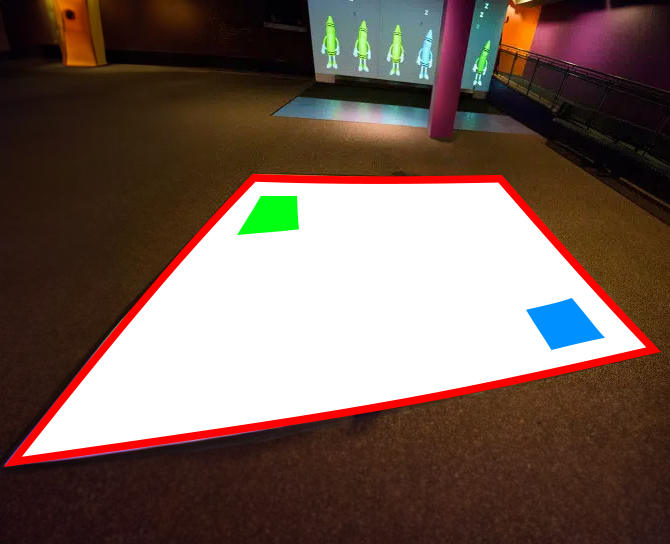
#> input picture PythonProject_save_the_turtles/Tests/scene_detection_and_calibration/floor4.png, 670 x 544 px
$ python test9.py
#> lines starting #> are read from the running program, lines starting #| are printed output that depends on the picture; after the words box and inside, x2 and y2 are one past the last pixel; in counts of white or black regions, pixels touching at a corner belong together
import cv2
import numpy as np

def order_points(pts):
    rect = np.zeros((4, 2), dtype="float32")

    s = pts.sum(axis=1)
    rect[0] = pts[np.argmin(s)]
    rect[2] = pts[np.argmax(s)]

    diff = np.diff(pts, axis=1)
    rect[1] = pts[np.argmin(diff)]
    rect[3] = pts[np.argmax(diff)]

    return rect

def four_point_transform(image, pts):
    rect = order_points(pts)
    (tl, tr, br, bl) = rect

    widthA = np.sqrt(((br[0] - bl[0]) ** 2) + ((br[1] - bl[1]) ** 2))
    widthB = np.sqrt(((tr[0] - tl[0]) ** 2) + ((tr[1] - tl[1]) ** 2))
    maxWidth = max(int(widthA), int(widthB))

    heightA = np.sqrt(((tr[0] - br[0]) ** 2) + ((tr[1] - br[1]) ** 2))
    heightB = np.sqrt(((tl[0] - bl[0]) ** 2) + ((tl[1] - bl[1]) ** 2))
    maxHeight = max(int(heightA), int(heightB))

    dst = np.array([
        [0, 0],
        [maxWidth - 1, 0],
        [maxWidth - 1, maxHeight - 1],
        [0, maxHeight - 1]], dtype="float32")

    M = cv2.getPerspectiveTransform(rect, dst)
    warped = cv2.warpPerspective(image, M, (maxWidth, maxHeight))

    return warped

def detect_color(image, lower, upper):
    mask = cv2.inRange(image, lower, upper)
    kernel = np.ones((5,5), np.uint8)
    mask_closed = cv2.morphologyEx(mask, cv2.MORPH_CLOSE, kernel)
    contours, _ = cv2.findContours(mask_closed, cv2.RETR_EXTERNAL, cv2.CHAIN_APPROX_SIMPLE)
    if contours:
        biggest_contour = max(contours, key=cv2.contourArea)
        M = cv2.moments(biggest_contour)
        if M["m00"] != 0:
            cX = int(M["m10"] / M["m00"])
            cY = int(M["m01"] / M["m00"])
        else:
            cX, cY = 0, 0
        return (cX, cY)
    else:
        return None

def order_points_with_color_squares(points, green_square, blue_square):
    # Ajoutez ici votre logique pour réorganiser "points" en fonction de la position de "green_square" et "blue_square"
    # Assurez-vous que les points sont dans l'ordre: haut-gauche, haut-droite, bas-droite, bas-gauche
    # Ceci est juste un exemple et doit être ajusté en fonction de la position exacte de vos carrés de couleur
    ordered_points = np.zeros((4, 2), dtype="float32")
    s = points.sum(axis=1)
    diff = np.diff(points, axis=1)

    ordered_points[0] = points[np.argmin(s)]  # Haut-gauche
    ordered_points[2] = points[np.argmax(s)]  # Bas-droite

    ordered_points[1] = points[np.argmin(diff)]  # Haut-droite
    ordered_points[3] = points[np.argmax(diff)]  # Bas-gauche

    # Remplacer le point haut-gauche par le carré vert et le point bas-droite par le carré bleu
    ordered_points[0] = green_square
    ordered_points[2] = blue_square

    return ordered_points

def auto_detect_edges(image_path):
#> called with image_path = 'floor4.png'
    image = cv2.imread(image_path)
#> image is the input picture: shape (544, 670, 3); mean B, G, R 86, 95.2, 116.3
    orig = image.copy()
    hsv = cv2.cvtColor(image, cv2.COLOR_BGR2HSV)
#> hsv: shape (544, 670, 3); mean H, S, V 28.9, 127.1, 121

    # Plages de couleurs pour le rouge, le vert et le bleu
    lower_red = np.array([0, 120, 70])
    upper_red = np.array([10, 255, 255])
    lower_green = np.array([40, 40, 70])  # À ajuster
    upper_green = np.array([80, 255, 255])  # À ajuster
    lower_blue = np.array([100, 150, 0])  # À ajuster
    upper_blue = np.array([140, 255, 255])  # À ajuster

    # Détection des carrés de couleur
    green_square = detect_color(hsv, lower_green, upper_green)
#> in detect_color, `mask = cv2.inRange(image, lower, upper)`:
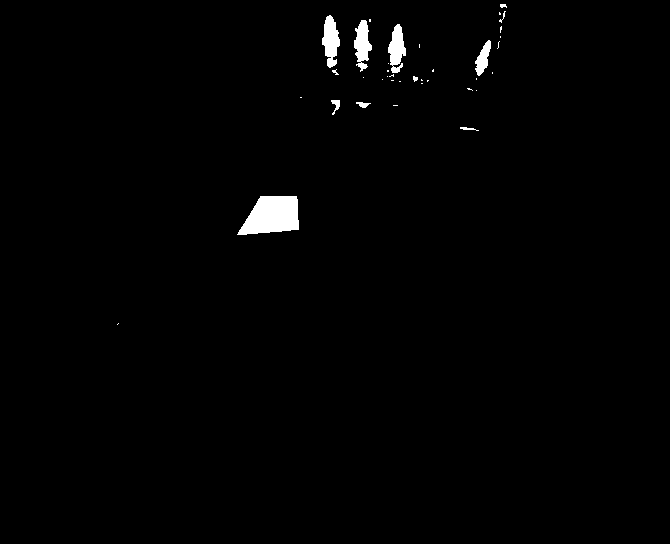
#> mask: shape (544, 670); 1.1% white; 37 white regions (26 under 20 px), largest, box (x1, y1, x2, y2) and area: (237, 196, 299, 235) 1784, (322, 15, 340, 68) 606, (354, 20, 372, 72) 555
#> in detect_color, `mask_closed = cv2.morphologyEx(mask, cv2.MORPH_CLOSE, kernel)`:
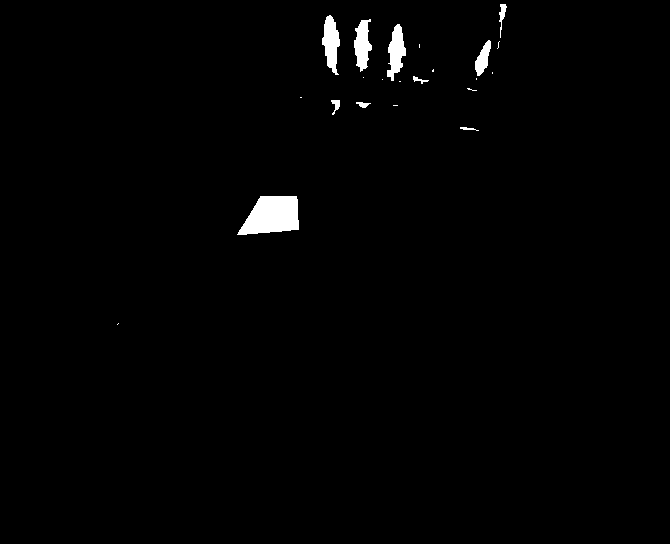
#> mask_closed: shape (544, 670); 1.2% white; 22 white regions (12 under 20 px)
#> in detect_color, `contours, _ = cv2.findContours(mask_closed, cv2.RETR_EXTERNAL, cv2.CHA..`: contours = 22 contours, 13 with area under 20; largest, box (x1, y1, x2, y2) and area: (237, 196, 299, 235) 1699, (322, 15, 340, 75) 600, (387, 24, 406, 81) 562, (354, 19, 372, 72) 541, (475, 40, 491, 76) 276
#> in detect_color, `biggest_contour = max(contours, key=cv2.contourArea)`: biggest_contour = contour of 47 points, box (x1, y1, x2, y2) (237, 196, 299, 235), area 1699
#> in detect_color, `M = cv2.moments(biggest_contour)`: M = moments, m00 1699, centre m10/m00, m01/m00 = (272, 215.3)
#> in detect_color, `cX = int(M["m10"] / M["m00"])`: cX = 272
#> in detect_color, `cY = int(M["m01"] / M["m00"])`: cY = 215
#> green_square = (272, 215)
    blue_square = detect_color(hsv, lower_blue, upper_blue)
#> in detect_color (call 2), `mask = cv2.inRange(image, lower, upper)`: mask: shape (544, 670); 1% white; 60 white regions (51 under 20 px), largest, box (x1, y1, x2, y2) and area: (527, 298, 604, 350) 2282, (502, 98, 554, 134) 822, (576, 0, 603, 4) 95
#> in detect_color (call 2), `mask_closed = cv2.morphologyEx(mask, cv2.MORPH_CLOSE, kernel)`:
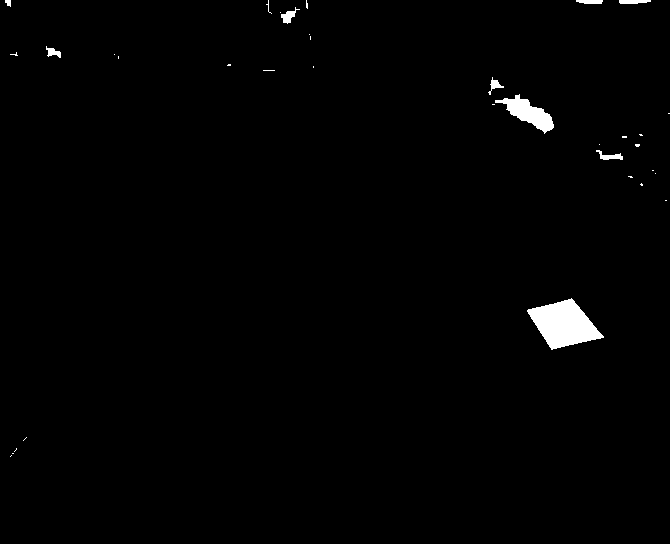
#> mask_closed: shape (544, 670); 1.1% white; 35 white regions (26 under 20 px)
#> in detect_color (call 2), `contours, _ = cv2.findContours(mask_closed, cv2.RETR_EXTERNAL, cv2.CHA..`: contours = 35 contours, 26 with area under 20; largest, box (x1, y1, x2, y2) and area: (527, 298, 604, 350) 2194, (495, 94, 554, 134) 854, (281, 7, 300, 24) 100, (596, 150, 623, 160) 90, (619, 0, 651, 4) 76
#> in detect_color (call 2), `biggest_contour = max(contours, key=cv2.contourArea)`: biggest_contour = contour of 91 points, box (x1, y1, x2, y2) (527, 298, 604, 350), area 2194
#> in detect_color (call 2), `M = cv2.moments(biggest_contour)`: M = moments, m00 2194, centre m10/m00, m01/m00 = (563.4, 323.9)
#> in detect_color (call 2), `cX = int(M["m10"] / M["m00"])`: cX = 563
#> in detect_color (call 2), `cY = int(M["m01"] / M["m00"])`: cY = 323
#> blue_square = (563, 323)

    if green_square is None or blue_square is None:
        print("Could not detect both color squares")
        return None

    # Détection des contours rouges
    mask_red = cv2.inRange(hsv, lower_red, upper_red)
#> mask_red: shape (544, 670); 5.4% white; 516 white regions (479 under 20 px), largest, box (x1, y1, x2, y2) and area: (5, 174, 661, 467) 11677, (412, 438, 620, 508) 3897, (64, 0, 97, 61) 636
    kernel = np.ones((5,5), np.uint8)
    mask_closed = cv2.morphologyEx(mask_red, cv2.MORPH_CLOSE, kernel)
#> mask_closed: shape (544, 670); 7.4% white; 139 white regions (127 under 20 px), largest, box (x1, y1, x2, y2) and area: (321, 422, 644, 517) 13199, (5, 174, 661, 467) 11712, (63, 0, 97, 61) 734
    gray = cv2.cvtColor(image, cv2.COLOR_BGR2GRAY)
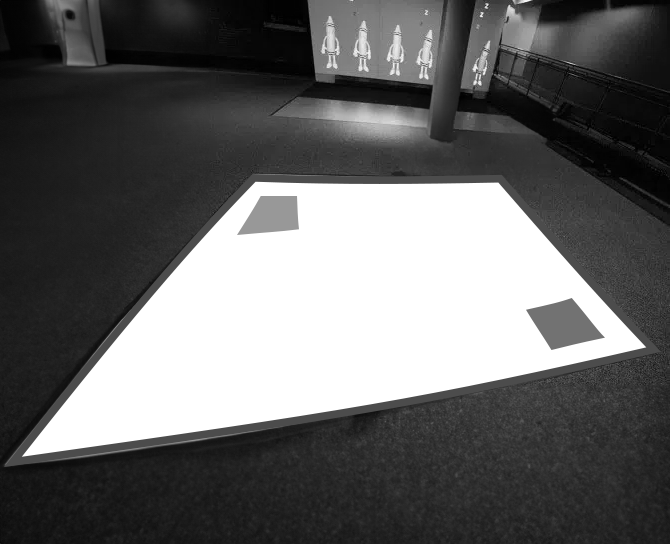
#> gray: shape (544, 670); min 0, max 255, mean 100.5
    masked_gray = cv2.bitwise_and(gray, gray, mask=mask_closed)
    blurred = cv2.GaussianBlur(masked_gray, (5, 5), 0)
    edged = cv2.Canny(blurred, 30, 150)
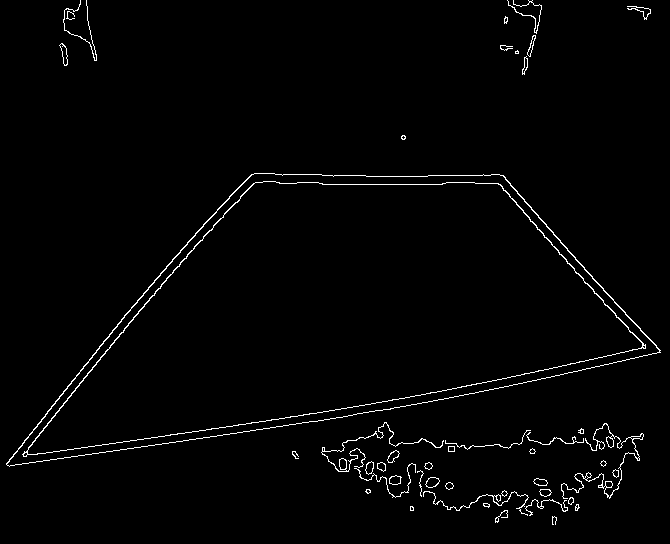
#> edged: shape (544, 670); 1.7% white in thin lines or dots

    # Recherche des contours dans l'image des bords, et ne garde que les plus grands
    contours, _ = cv2.findContours(edged.copy(), cv2.RETR_EXTERNAL, cv2.CHAIN_APPROX_SIMPLE)
#> contours = 43 contours, 19 with area under 20; largest, box (x1, y1, x2, y2) and area: (6, 173, 661, 467) 108748, (561, 423, 644, 499) 232, (321, 422, 444, 472) 138, (425, 477, 440, 488) 102, (59, 43, 68, 66) 90
    contours = sorted(contours, key=cv2.contourArea, reverse=True)[:10]
#> contours = 10 contours; largest, box (x1, y1, x2, y2) and area: (6, 173, 661, 467) 108748, (561, 423, 644, 499) 232, (321, 422, 444, 472) 138, (425, 477, 440, 488) 102, (59, 43, 68, 66) 90
    screenCnt = None

    # Boucle sur les contours
    for contour in contours:
        # Approximation du contour
        peri = cv2.arcLength(contour, True)
        approx = cv2.approxPolyDP(contour, 0.02 * peri, True)

        # Si notre contour approximé a quatre points, alors
        # nous pouvons supposer que nous avons trouvé notre écran
        if len(approx) == 4:
            screenCnt = approx
            break
#> this loop made 1 pass
#> (peri, screenCnt) on pass 1: (1593.8, [[6, 464], [660, 350], [503, 175], [254, 173]])

    # Si on a trouvé un contour
    if screenCnt is not None:
        # Récupération des points du contour
        points = screenCnt.reshape(4, 2)
#> points = [[6, 464], [660, 350], [503, 175], [254, 173]]
        # Réorganisation des points avec les carrés de couleur
        ordered_points = order_points_with_color_squares(points, green_square, blue_square)
#> in order_points_with_color_squares, `s = points.sum(axis=1)`: s = [470, 1010, 678, 427]
#> in order_points_with_color_squares, `diff = np.diff(points, axis=1)`: diff = [458, -310, -328, -81]
#> ordered_points = [[272, 215], [503, 175], [563, 323], [6, 464]]
        img_with_corners = orig.copy()

        # Dessiner les coins sur l'image
        for i, point in enumerate(ordered_points):
            x, y = point
            cv2.circle(img_with_corners, (int(x), int(y)), 7, (0, 255, 0), -1)  # Dessine un cercle vert autour du coin
            cv2.putText(img_with_corners, f"{i+1}", (int(x) - 25, int(y) - 25), cv2.FONT_HERSHEY_SIMPLEX, 1.2, (0, 255, 0), 2)  # Numérote le coin
#> this loop made 4 passes
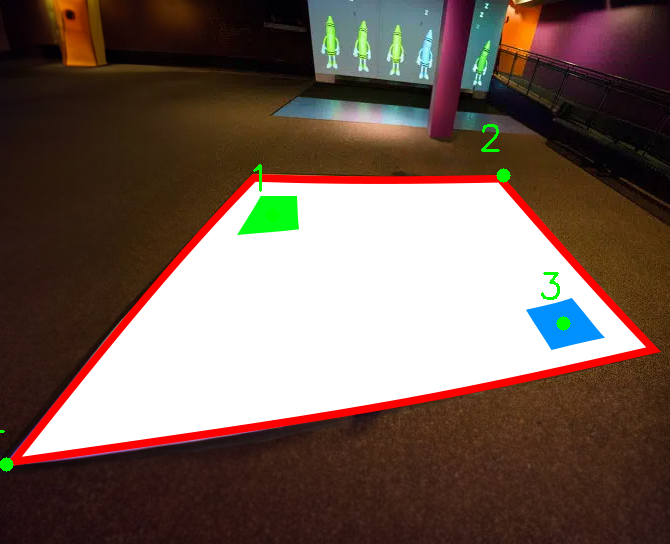
#> img_with_corners: shape (544, 670, 3); 0.3% of pixels changed, all inside (x1, y1, x2, y2) = (0, 124, 571, 472)

        # Affiche l'image avec les coins
        cv2.imshow("Image with corners", img_with_corners)
        cv2.waitKey(0)  # Attendez que l'utilisateur appuie sur une touche
        cv2.destroyAllWindows()
        return ordered_points
    else:
        print("No suitable contour found")
        return None


contour_points = auto_detect_edges('floor4.png')
#> contour_points = [[272, 215], [503, 175], [563, 323], [6, 464]]

if contour_points is not None:
    orig = cv2.imread('floor4.png')

    warped = four_point_transform(orig, contour_points)
#> in order_points, `s = pts.sum(axis=1)`: s = [487, 678, 886, 470]
#> in order_points, `diff = np.diff(pts, axis=1)`: diff = [-57, -328, -240, 458]
#> in four_point_transform, `rect = order_points(pts)`: rect = [[6, 464], [503, 175], [563, 323], [6, 464]]
#> in four_point_transform, `(tl, tr, br, bl) = rect`: tl = [6, 464]; tr = [503, 175]; br = [563, 323]; bl = [6, 464]
#> in four_point_transform, `widthA = np.sqrt(((br[0] - bl[0]) ** 2) + ((br[1] - bl[1]) ** 2))`: widthA = 574.6
#> in four_point_transform, `widthB = np.sqrt(((tr[0] - tl[0]) ** 2) + ((tr[1] - tl[1]) ** 2))`: widthB = 574.9
#> in four_point_transform, `maxWidth = max(int(widthA), int(widthB))`: maxWidth = 574
#> in four_point_transform, `heightA = np.sqrt(((tr[0] - br[0]) ** 2) + ((tr[1] - br[1]) ** 2))`: heightA = 159.7
#> in four_point_transform, `heightB = np.sqrt(((tl[0] - bl[0]) ** 2) + ((tl[1] - bl[1]) ** 2))`: heightB = 0
#> in four_point_transform, `maxHeight = max(int(heightA), int(heightB))`: maxHeight = 159
#> in four_point_transform, `dst = np.array([ [0, 0], [maxWidth - 1, 0], [maxWidth - 1, maxHeight -..`: dst = [[0, 0], [573, 0], [573, 158], [0, 158]]
#> in four_point_transform, `M = cv2.getPerspectiveTransform(rect, dst)`: M = [[-0.00239, -0.0012, 0.572], [-0.00102, -0.00176, 0.82], [-4.18e-06, -2.1e-06, 0.000998]]
#> in four_point_transform, `warped = cv2.warpPerspective(image, M, (maxWidth, maxHeight))`:
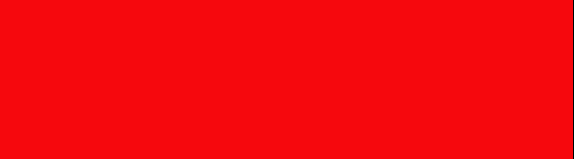
#> warped: shape (159, 574, 3); mean B, G, R 13, 8, 245.6

    cv2.imshow("Original", orig)
    cv2.imshow("Warped", warped)
    cv2.waitKey(0)
    cv2.destroyAllWindows()
else:
    print("No suitable contour found")
